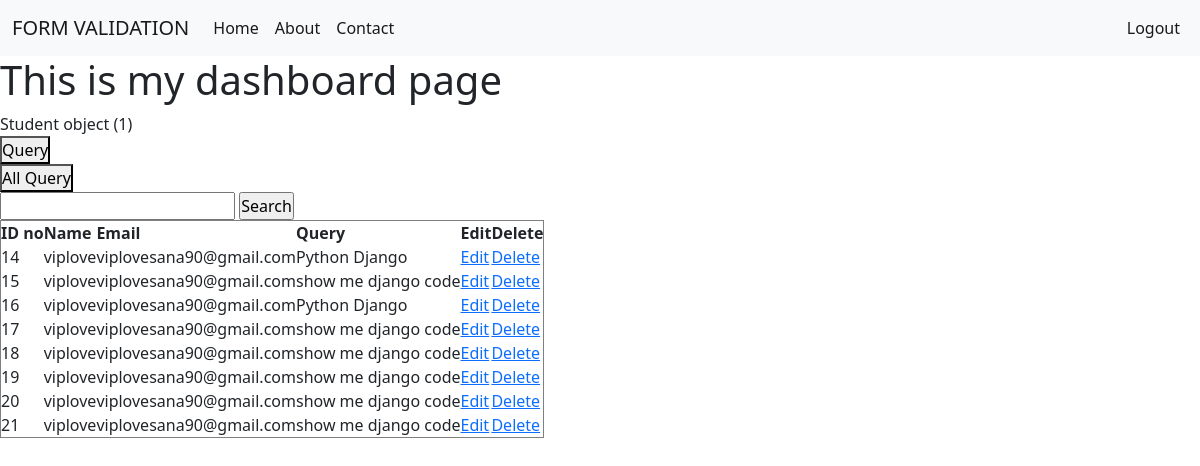
/allquery/1/, run on the app's committed database.
### myapp/models.py (models this page shows)
class Student(models.Model):
    name=models.CharField(max_length=30)
    email=models.EmailField()
    contact=models.CharField()
    dob=models.CharField()
    education=models.CharField()
    gender=models.CharField()
    password=models.CharField()
    image=models.ImageField(upload_to='images/')
    file=models.FileField(upload_to='files/')
    discription=models.CharField(null=True)

class Query(models.Model):
    name = models.CharField(max_length=50)
    email = models.EmailField()
    query = models.TextField()

### myapp/views.py (the view)
# urls.py: path('allquery/<int:pk>/',views.allquery,name='allquery'),
def allquery(req,pk):
    userdata=Student.objects.get(id=pk)
    email=userdata.email
    aquery=Query.objects.filter(email=email)
    return render(req,'dashboard.html',{'data':userdata,'aquery':aquery})

### template/dashboard.html (shortened to what this page needs)
{% extends "layout.html" %}
{% block content %}
<h1>This is my dashboard page</h1>
{{data}}
<form action="{% url 'query' pk=data.id %}" method="post">
    <button type="submit">Query</button>
</form>
<form action="{% url 'allquery' pk=data.id %}" method="post">
    <button type="submit">All Query</button>
</form>
{% if aquery %}
<form action="{% url 'search' pk=data.id %}" method="POST" >
    <input type="search" name="search">
    <input type="submit" value="Search">
</form>
<table border="1">
    <tr>
       <th>ID no</th>
       <th>Name</th>
       <th>Email</th>
       <th>Query</th>
       <th>Edit</th>
       <th>Delete</th>
    </tr>
    {% for i in aquery %}
    <tr>
           <td>{{i.id}}</td>
        <td>{{i.name}}</td>
        <td>{{i.email}}</td>
        <td>{{i.query}}</td>
        <td><a href="{% url 'edit' id=i.id pk=data.id %}">Edit</a></td>
        <td><a href="{% url 'delete' id=i.id pk=data.id %}">Delete</a></td>
    </tr>
    {% endfor %}
</table>
{% endif %}
{% endblock %}

### static/style.css (style rules this page uses)
* { margin: 0px; padding: 0px; box-sizing: border-box; }

### data on the page
Student: id "Student object (1)"
Query: id "14", name "viplove", email "viplovesana90@gmail.com", query "Python Django"
Query: id "15", name "viplove", email "viplovesana90@gmail.com", query "show me django code"
Query: id "16", name "viplove", email "viplovesana90@gmail.com", query "Python Django"
Query: id "17", name "viplove", email "viplovesana90@gmail.com", query "show me django code"
Query: id "18", name "viplove", email "viplovesana90@gmail.com", query "show me django code"
Query: id "19", name "viplove", email "viplovesana90@gmail.com", query "show me django code"
Query: id "20", name "viplove", email "viplovesana90@gmail.com", query "show me django code"
Query: id "21", name "viplove", email "viplovesana90@gmail.com", query "show me django code"
